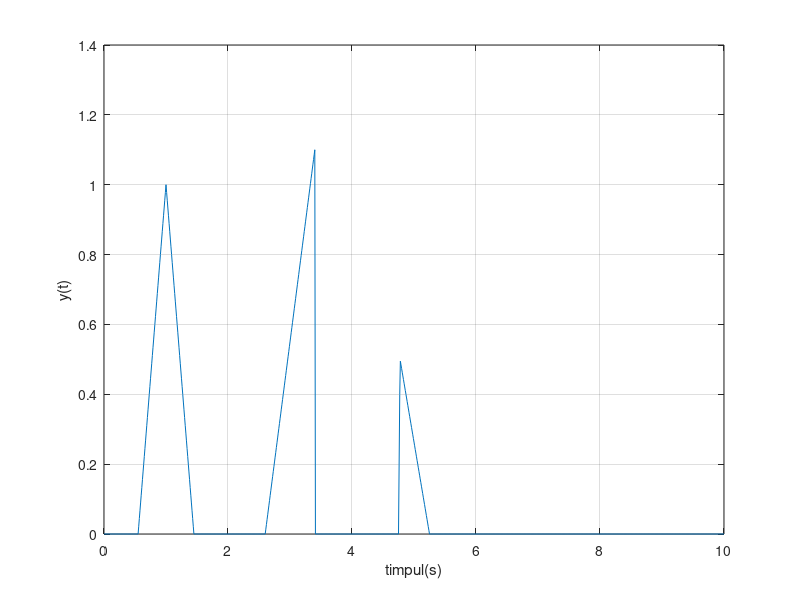

Here is the MATLAB script that generated this plot:
t=0:0.01:10;
y=1*tripuls(t-1,0.9)+1.1*tripuls(t-3,0.8,1)+0.5*tripuls(t-5,0.5,-0.9);
plot(t,y); grid
xlabel('timpul(s)')
ylabel('y(t)')
